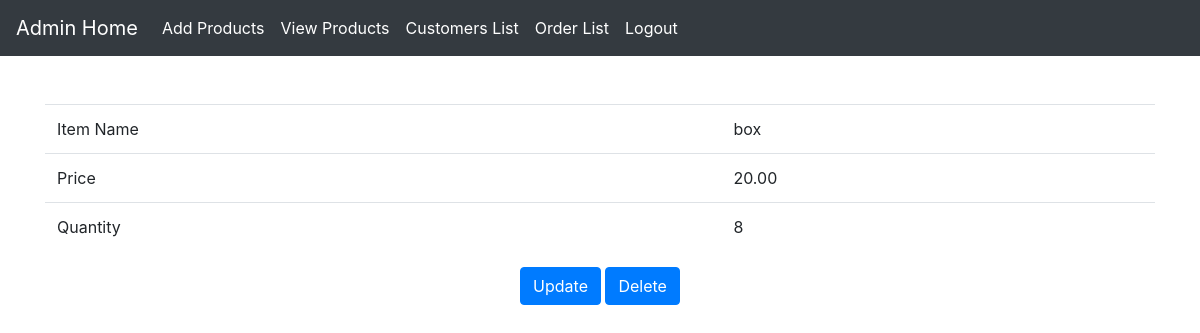
/product_detail/18/ (signed in), run on the app's committed database.
### webapp/models.py (models this page shows, shortened)
class Product(models.Model):
    name = models.CharField(max_length=100)
    description = models.TextField()
    price = models.DecimalField(max_digits=10, decimal_places=2)
    quantity = models.IntegerField()
    image = models.ImageField(upload_to='static/img/')

### webapp/views.py (the view)
# urls.py: path('product_detail/<int:product_id>/', views.product_detail, name='product_detail'),
@login_required
def product_detail(request, product_id):
    product = get_object_or_404(Product, id=product_id)
    return render(request, 'webapp/product_details.html', {'product': product})

### templates/webapp/product_details.html
{% extends 'webapp/adminhome.html' %}
{% block content %}
    <br><br>
    <div class="container">
        <table class="table">
            <tr>
                <td>Item Name</td>
                <td>{{ product.name }}</td>
            </tr>
            <tr>
                <td>Price</td>
                <td>{{ product.price }}</td>
            </tr>
            <tr>
                <td>Quantity</td>
                <td>{{product.quantity }}</td>
            </tr>
        </table>
        <div class="text-center">
            <a href="{% url 'product_update' product.id %}" class="btn btn-primary">Update</a>
            <a href="{% url 'product_delete' product.id %}" class="btn btn-primary" >Delete</a>
        </div>
    </div>
{% endblock %}

### data on the page
Product: name "box", price "20.00", quantity "8"
